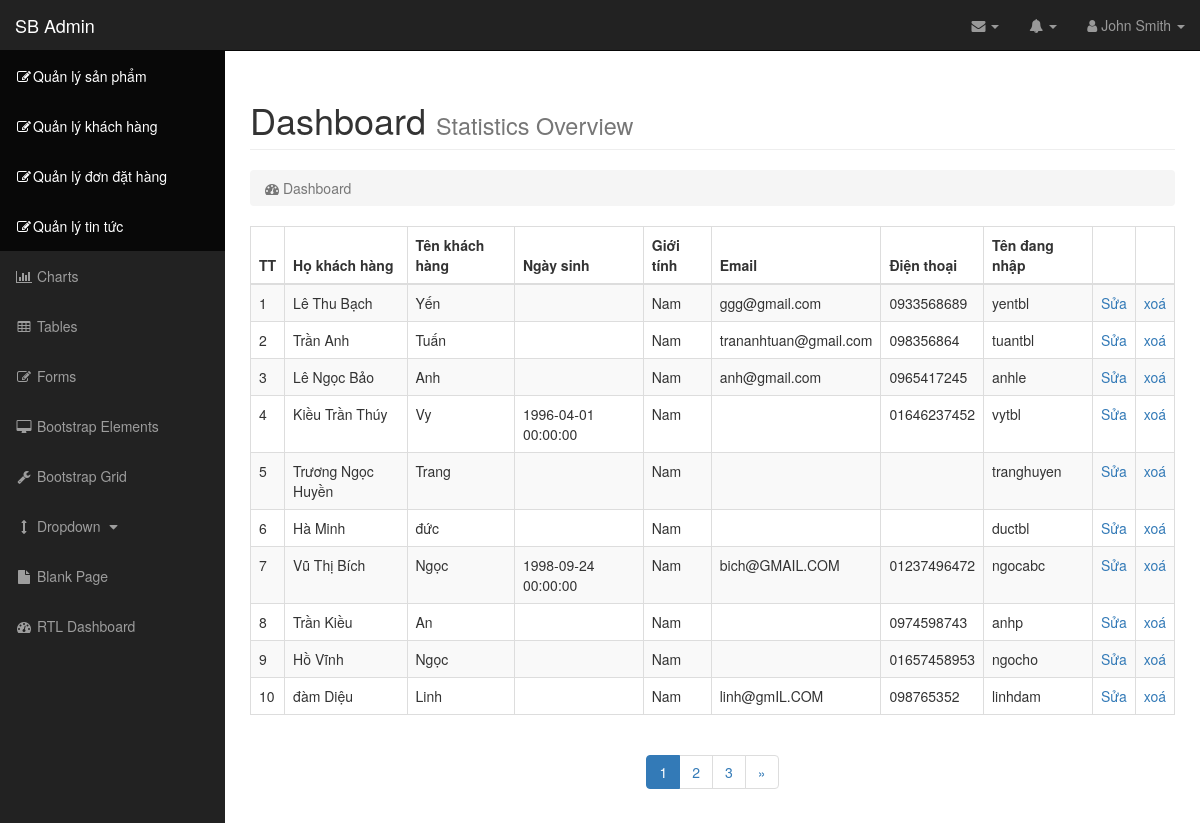
Page /index.php/khachhang on the committed database.
### tables this page shows
CREATE TABLE IF NOT EXISTS `khach_hang` (
  `MKH` int(50) NOT NULL AUTO_INCREMENT,
  `ho_khach_hang` varchar(50) DEFAULT NULL,
  `ten_khach_hang` varchar(50) DEFAULT NULL,
  `ten_dang_nhap` varchar(30) DEFAULT NULL,
  `ngay_sinh` datetime DEFAULT NULL,
  `gioi_tinh` tinyint(1) DEFAULT NULL,
  `email` varchar(30) DEFAULT NULL,
  `mat_khau` varchar(30) DEFAULT NULL,
  `dien_thoai` varchar(11) DEFAULT NULL,
  `dia_chi` varchar(200) DEFAULT NULL,
  PRIMARY KEY (`MKH`)
);

### application/libraries/template.php (called while the page is built, shortened)
<?php
class Template {
	private $CI;
	var $template_data = array();
	public function __construct()
	{
		$this->CI =& get_instance();
	}
	function set($content_area, $value)	{
		$this->template_data[$content_area] = $value;
	}
	function load($template = '', $name ='', $view = '' , $view_data = array(), $return = FALSE){
		$this->set($name , $this->CI->load->view($view, $view_data, TRUE));
		$this->CI->load->view('layouts/'.$template, $this->template_data);
	}
}

### index.php (called while the page is built, shortened)
<?php
require_once BASEPATH.'core/CodeIgniter.php';

### application/models/khachhangModel.php (called while the page is built, shortened)
<?php
class khachhangModel extends CI_Model
{
	var $tablename = "khach_hang";
	public function getAllKH($limit=0, $start=0)
	{
		if($limit>0)
			$this->db->limit($limit, $start);
		$this->db->select( $this->tablename.".*, if( `gioi_tinh` =0, 'Nữ', 'Nam' ) AS phai")	;
		$this->db->from($this->tablename);
		$query = $this->db->get();
		return $query->result();
	}
}

### application/views/khachhang/khachhang_view.php (the view)
<div class="table-responsive">
<table class="table table-bordered table-hover table-striped">
<thead>
  <tr>
    <th>TT</th>
    <th>Họ khách hàng</th>
    <th>Tên khách hàng</th>
    <th>Ngày sinh</th>
    <th>Giới tính</th>
    <th>Email</th>
    <th>Điện thoại</th>
    <th>Tên đang nhập</th>
    <th>&nbsp;</th>
    <th>&nbsp;</th>
  </tr>
  </thead>
  <tbody>
  <?php $stt=1;?>
  <?php foreach($bang_kh as $kh) {?>
  <tr>
    <td><?=$stt++; ?></td>
    <td><?=$kh->ho_khach_hang?></td>
    <td><?=$kh->ten_khach_hang?></td>
    <td><?=$kh->ngay_sinh?></td>
    <td><?=$kh->phai?></td>
    <td><?=$kh->email?></td>
    <td><?=$kh->dien_thoai?></td>
    <td><?=$kh->ten_dang_nhap?></td>
    <td><a href="<?= site_url('khachhang/edit/'.$kh->MKH)?>">Sửa</a></td>
    <td><a href="<?= site_url('khachhang/delete/'.$kh->MKH)?>" onclick="return confirm('Bạn có chắc chắn muốn xoá khách hàng này không ?')">xoá</a></td>
  </tr>
  <?php } ?>
  </tbody>
</table>
</div>
<?= $phantrang ;?>

### assets/css/sb-admin.css (style rules this page uses)
body { margin-top: 100px; background-color: #222; }
@media (min-width:768px) { body { margin-top: 50px; } }

### rows in the picture
khach_hang: ho_khach_hang "Lê Thu Bạch", ten_khach_hang "Yến", phai "Nam", email "ggg@gmail.com", dien_thoai "0933568689", ten_dang_nhap "yentbl"
khach_hang: ho_khach_hang "Trần Anh", ten_khach_hang "Tuấn", phai "Nam", email "trananhtuan@gmail.com", dien_thoai "098356864", ten_dang_nhap "tuantbl"
khach_hang: ho_khach_hang "Lê Ngọc Bảo", ten_khach_hang "Anh", phai "Nam", email "anh@gmail.com", dien_thoai "0965417245", ten_dang_nhap "anhle"
khach_hang: ho_khach_hang "Kiều Trần Thúy", ten_khach_hang "Vy", ngay_sinh "1996-04-01 00:00:00", phai "Nam", dien_thoai "01646237452", ten_dang_nhap "vytbl"
khach_hang: ho_khach_hang "Trương Ngọc Huyền", ten_khach_hang "Trang", phai "Nam", ten_dang_nhap "tranghuyen"
khach_hang: ho_khach_hang "Hà Minh", ten_khach_hang "đức", phai "Nam", ten_dang_nhap "ductbl"
khach_hang: ho_khach_hang "Vũ Thị Bích", ten_khach_hang "Ngọc", ngay_sinh "1998-09-24 00:00:00", phai "Nam", email "bich@GMAIL.COM", dien_thoai "01237496472", ten_dang_nhap "ngocabc"
khach_hang: ho_khach_hang "Trần Kiều", ten_khach_hang "An", phai "Nam", dien_thoai "0974598743", ten_dang_nhap "anhp"
khach_hang: ho_khach_hang "Hồ Vĩnh", ten_khach_hang "Ngọc", phai "Nam", dien_thoai "01657458953", ten_dang_nhap "ngocho"
khach_hang: ho_khach_hang "đàm Diệu", ten_khach_hang "Linh", phai "Nam", email "linh@gmIL.COM", dien_thoai "098765352", ten_dang_nhap "linhdam"

### other values in the picture
$phantrang "1 2 3 »"
